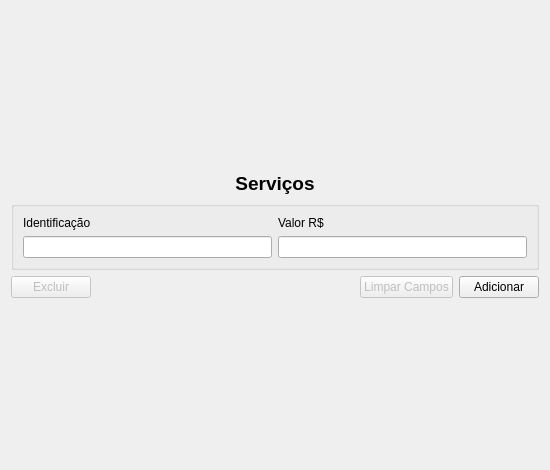
<?xml version="1.0" encoding="UTF-8"?>
<ui version="4.0">
 <class>p_cadastroServico</class>
 <widget class="QWidget" name="p_cadastroServico">
  <property name="windowModality">
   <enum>Qt::ApplicationModal</enum>
  </property>
  <property name="geometry">
   <rect>
    <x>0</x>
    <y>0</y>
    <width>550</width>
    <height>470</height>
   </rect>
  </property>
  <property name="sizePolicy">
   <sizepolicy hsizetype="Fixed" vsizetype="Fixed">
    <horstretch>0</horstretch>
    <verstretch>0</verstretch>
   </sizepolicy>
  </property>
  <property name="minimumSize">
   <size>
    <width>550</width>
    <height>470</height>
   </size>
  </property>
  <property name="maximumSize">
   <size>
    <width>550</width>
    <height>470</height>
   </size>
  </property>
  <property name="windowTitle">
   <string>Serviços</string>
  </property>
  <layout class="QVBoxLayout" name="verticalLayout_2">
   <item>
    <layout class="QVBoxLayout" name="verticalLayout">
     <item>
      <layout class="QHBoxLayout" name="horizontalLayout">
       <property name="sizeConstraint">
        <enum>QLayout::SetNoConstraint</enum>
       </property>
       <item>
        <widget class="QLabel" name="label">
         <property name="sizePolicy">
          <sizepolicy hsizetype="Fixed" vsizetype="Fixed">
           <horstretch>0</horstretch>
           <verstretch>0</verstretch>
          </sizepolicy>
         </property>
         <property name="font">
          <font>
           <pointsize>14</pointsize>
           <weight>75</weight>
           <bold>true</bold>
          </font>
         </property>
         <property name="text">
          <string>&lt;html&gt;&lt;head/&gt;&lt;body&gt;&lt;p align=&quot;center&quot;&gt;Serviços&lt;/p&gt;&lt;/body&gt;&lt;/html&gt;</string>
         </property>
        </widget>
       </item>
      </layout>
     </item>
     <item>
      <layout class="QVBoxLayout" name="verticalLayout_3">
       <item>
        <widget class="QGroupBox" name="groupBox_3">
         <property name="sizePolicy">
          <sizepolicy hsizetype="Preferred" vsizetype="Fixed">
           <horstretch>0</horstretch>
           <verstretch>0</verstretch>
          </sizepolicy>
         </property>
         <property name="title">
          <string/>
         </property>
         <layout class="QVBoxLayout" name="verticalLayout_5">
          <item>
           <layout class="QGridLayout" name="gridLayout_3">
            <item row="2" column="1">
             <widget class="QLabel" name="label_4">
              <property name="text">
               <string>Valor R$</string>
              </property>
             </widget>
            </item>
            <item row="3" column="0">
             <widget class="QLineEdit" name="campIdent"/>
            </item>
            <item row="3" column="1">
             <widget class="QLineEdit" name="campValor">
              <property name="whatsThis">
               <string>&lt;html&gt;&lt;head/&gt;&lt;body&gt;&lt;p align=&quot;right&quot;&gt;&lt;br/&gt;&lt;/p&gt;&lt;/body&gt;&lt;/html&gt;</string>
              </property>
              <property name="cursorPosition">
               <number>0</number>
              </property>
              <property name="alignment">
               <set>Qt::AlignLeading|Qt::AlignLeft|Qt::AlignVCenter</set>
              </property>
              <property name="cursorMoveStyle">
               <enum>Qt::LogicalMoveStyle</enum>
              </property>
             </widget>
            </item>
            <item row="2" column="0">
             <widget class="QLabel" name="label_2">
              <property name="text">
               <string>Identificação</string>
              </property>
             </widget>
            </item>
           </layout>
          </item>
         </layout>
        </widget>
       </item>
       <item>
        <layout class="QGridLayout" name="gridLayout_6">
         <property name="spacing">
          <number>6</number>
         </property>
         <item row="0" column="2">
          <widget class="QPushButton" name="b_limpar">
           <property name="enabled">
            <bool>false</bool>
           </property>
           <property name="text">
            <string>Limpar Campos</string>
           </property>
          </widget>
         </item>
         <item row="0" column="3">
          <widget class="QPushButton" name="b_novo">
           <property name="text">
            <string>Adicionar</string>
           </property>
          </widget>
         </item>
         <item row="0" column="1">
          <spacer name="horizontalSpacer">
           <property name="orientation">
            <enum>Qt::Horizontal</enum>
           </property>
           <property name="sizeHint" stdset="0">
            <size>
             <width>40</width>
             <height>20</height>
            </size>
           </property>
          </spacer>
         </item>
         <item row="0" column="0">
          <widget class="QPushButton" name="b_excluir">
           <property name="enabled">
            <bool>false</bool>
           </property>
           <property name="text">
            <string>Excluir</string>
           </property>
          </widget>
         </item>
        </layout>
       </item>
      </layout>
     </item>
    </layout>
   </item>
  </layout>
 </widget>
 <tabstops>
  <tabstop>campIdent</tabstop>
  <tabstop>campValor</tabstop>
  <tabstop>b_novo</tabstop>
  <tabstop>b_limpar</tabstop>
  <tabstop>b_excluir</tabstop>
 </tabstops>
 <resources/>
 <connections/>
</ui>
